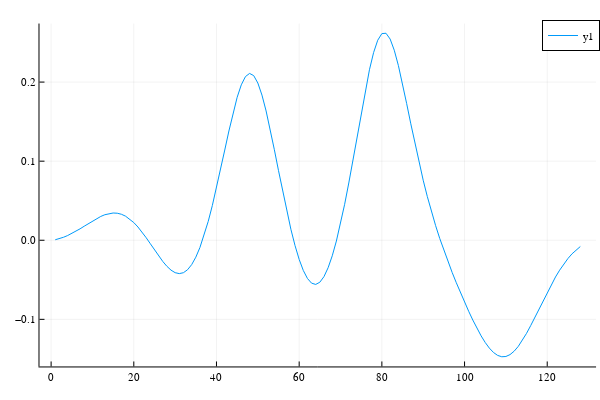

This figure's notebook cell:
### Code cell
step = 0.0001
rfocinv = 4 * rf * GAMMA * dt / 1000 / 1000
niters = 1000
g = x -> ForwardDiff.gradient(myBlochSimErr, x)
#h = x -> ForwardDiff.hessian(myBlochSimErr, x)
Mx0 = 0
My0 = 0
Mz0 = 1.0
@showprogress 1 "Computing..." for nn = 1 : niters
    J = zeros(N, 1)
    #H = zeros(nrf, nrf)
    for ii = 1 : N * os
        rfg = [rfocinv; 2 * π * x[ii] / N; Mx0; My0; Mz0; 
            Mxd[ii]; Myd[ii]; Mzd[ii]; w[ii]]
        J += g(rfg)[1 : end - 8] 
        #H += h(rfg)[1 : end - 4, 1 : end - 4]
    end
    #rfoc -= (H \ J) 
    rfocinv -= step * J
end
plot(rfocinv)

### Figure 1 — Plotly figure (JSON) as saved in the notebook; plotly's stock layout.template omitted (floating-point values rounded to 4 significant figures)
{"data": [{"colorbar": {"title": ""}, "legendgroup": "y1", "line": {"color": "rgba(0, 154, 250, 1.000)", "dash": "solid", "shape": "linear", "width": 1}, "mode": "lines", "name": "y1", "showlegend": true, "type": "scatter", "x": [1, 2, 3, 4, 5, 6, 7, 8, 9, 10, 11, 12, 13, 14, 15, 16, 17, 18, 19, 20, 21, 22, 23, 24, 25, 26, 27, 28, 29, 30, 31, 32, 33, 34, 35, 36, 37, 38, 39, 40, 41, 42, 43, 44, 45, 46, 47, 48, 49, 50, 51, 52, 53, 54, 55, 56, 57, 58, 59, 60, 61, 62, 63, 64, 65, 66, 67, 68, 69, 70, 71, 72, 73, 74, 75, 76, 77, 78, 79, 80, 81, 82, 83, 84, 85, 86, 87, 88, 89, 90, 91, 92, 93, 94, 95, 96, 97, 98, 99, 100, 101, 102, 103, 104, 105, 106, 107, 108, 109, 110, 111, 112, 113, 114, 115, 116, 117, 118, 119, 120, 121, 122, 123, 124, 125, 126, 127, 128], "xaxis": "x", "y": [0.0006423, 0.002032, 0.003808, 0.00597, 0.008497, 0.01135, 0.01446, 0.01774, 0.02108, 0.02435, 0.02741, 0.03011, 0.03228, 0.03378, 0.03445, 0.03419, 0.03288, 0.03047, 0.02696, 0.02237, 0.01678, 0.01032, 0.003193, -0.004377, -0.01211, -0.01968, -0.02673, -0.03288, -0.03776, -0.04097, -0.04216, -0.04102, -0.03729, -0.03078, -0.02139, -0.0091, 0.006021, 0.0238, 0.04398, 0.06615, 0.08976, 0.1141, 0.1381, 0.1608, 0.1807, 0.1965, 0.2069, 0.2109, 0.2082, 0.1988, 0.1835, 0.1635, 0.14, 0.1144, 0.08806, 0.06192, 0.03693, 0.01384, -0.006721, -0.02422, -0.03821, -0.04831, -0.05424, -0.05583, -0.05305, -0.04595, -0.03472, -0.01963, -0.0009799, 0.02086, 0.04548, 0.07244, 0.1012, 0.131, 0.1608, 0.1895, 0.2156, 0.2372, 0.2529, 0.2613, 0.2617, 0.2544, 0.2403, 0.2208, 0.1978, 0.1728, 0.1473, 0.1222, 0.09829, 0.07591, 0.05519, 0.03611, 0.01853, 0.002268, -0.01289, -0.02714, -0.04068, -0.05364, -0.06614, -0.0782, -0.08981, -0.1009, -0.1113, -0.1208, -0.1293, -0.1364, -0.1419, -0.1456, -0.1473, -0.1469, -0.1446, -0.1402, -0.1341, -0.1265, -0.1177, -0.1079, -0.09751, -0.08685, -0.07619, -0.06576, -0.05579, -0.04642, -0.0378, -0.03001, -0.02311, -0.01714, -0.01208, -0.007911], "yaxis": "y", "zmax": null, "zmin": null}], "layout": {"annotations": [], "height": 400, "legend": {"bgcolor": "rgba(255, 255, 255, 1.000)", "bordercolor": "rgba(0, 0, 0, 1.000)", "borderwidth": 1, "font": {"color": "rgba(0, 0, 0, 1.000)", "family": "sans-serif", "size": 11}, "title": {"font": {"color": "rgba(0, 0, 0, 1.000)", "family": "sans-serif", "size": 15}, "text": ""}, "tracegroupgap": 0, "traceorder": "normal", "x": 1, "xanchor": "auto", "y": 1, "yanchor": "auto"}, "margin": {"b": 20, "l": 0, "r": 0, "t": 20}, "paper_bgcolor": "rgba(255, 255, 255, 1.000)", "plot_bgcolor": "rgba(255, 255, 255, 1.000)", "showlegend": true, "width": 600, "xaxis": {"anchor": "y", "domain": [0.06582, 0.9934], "gridcolor": "rgba(0, 0, 0, 0.100)", "gridwidth": 0.5, "linecolor": "rgba(0, 0, 0, 1.000)", "mirror": false, "range": [-2.81, 131.8], "showgrid": true, "showline": true, "showticklabels": true, "tickangle": 0, "tickcolor": "rgb(0, 0, 0)", "tickfont": {"color": "rgba(0, 0, 0, 1.000)", "family": "sans-serif", "size": 11}, "tickmode": "array", "ticks": "inside", "ticktext": ["0", "20", "40", "60", "80", "100", "120"], "tickvals": [0, 20, 40, 60, 80, 100, 120], "title": "", "titlefont": {"color": "rgba(0, 0, 0, 1.000)", "family": "sans-serif", "size": 15}, "type": "-", "visible": true, "zeroline": false, "zerolinecolor": "rgba(0, 0, 0, 1.000)"}, "yaxis": {"anchor": "x", "domain": [0.03762, 0.9902], "gridcolor": "rgba(0, 0, 0, 0.100)", "gridwidth": 0.5, "linecolor": "rgba(0, 0, 0, 1.000)", "mirror": false, "range": [-0.1595, 0.274], "showgrid": true, "showline": true, "showticklabels": true, "tickangle": 0, "tickcolor": "rgb(0, 0, 0)", "tickfont": {"color": "rgba(0, 0, 0, 1.000)", "family": "sans-serif", "size": 11}, "tickmode": "array", "ticks": "inside", "ticktext": ["−0.1", "0.0", "0.1", "0.2"], "tickvals": [-0.1, 0, 0.1, 0.2], "title": "", "titlefont": {"color": "rgba(0, 0, 0, 1.000)", "family": "sans-serif", "size": 15}, "type": "-", "visible": true, "zeroline": false, "zerolinecolor": "rgba(0, 0, 0, 1.000)"}}}
